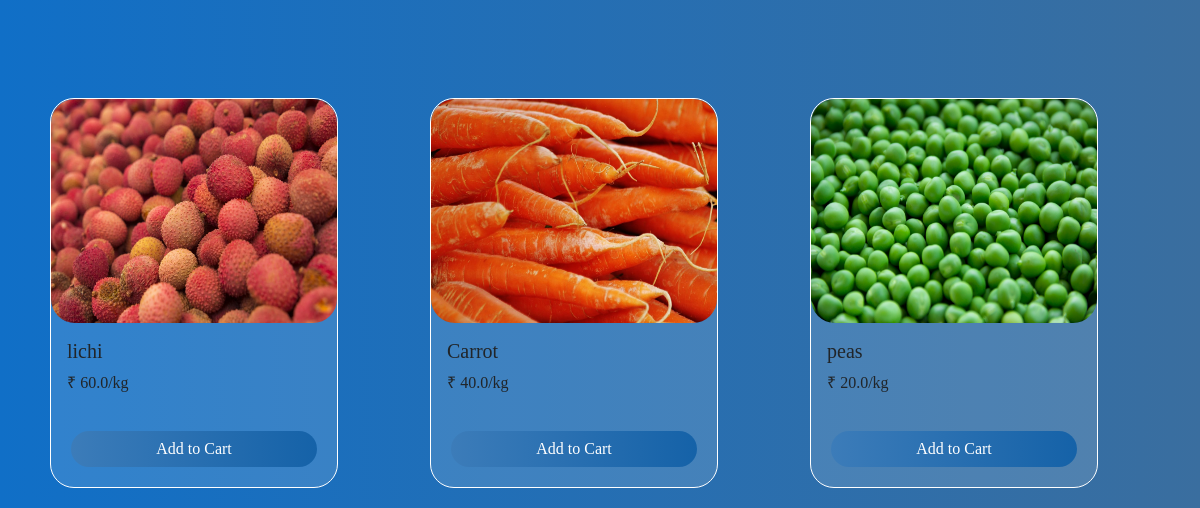
The app's page /products/ (lower part), older data.
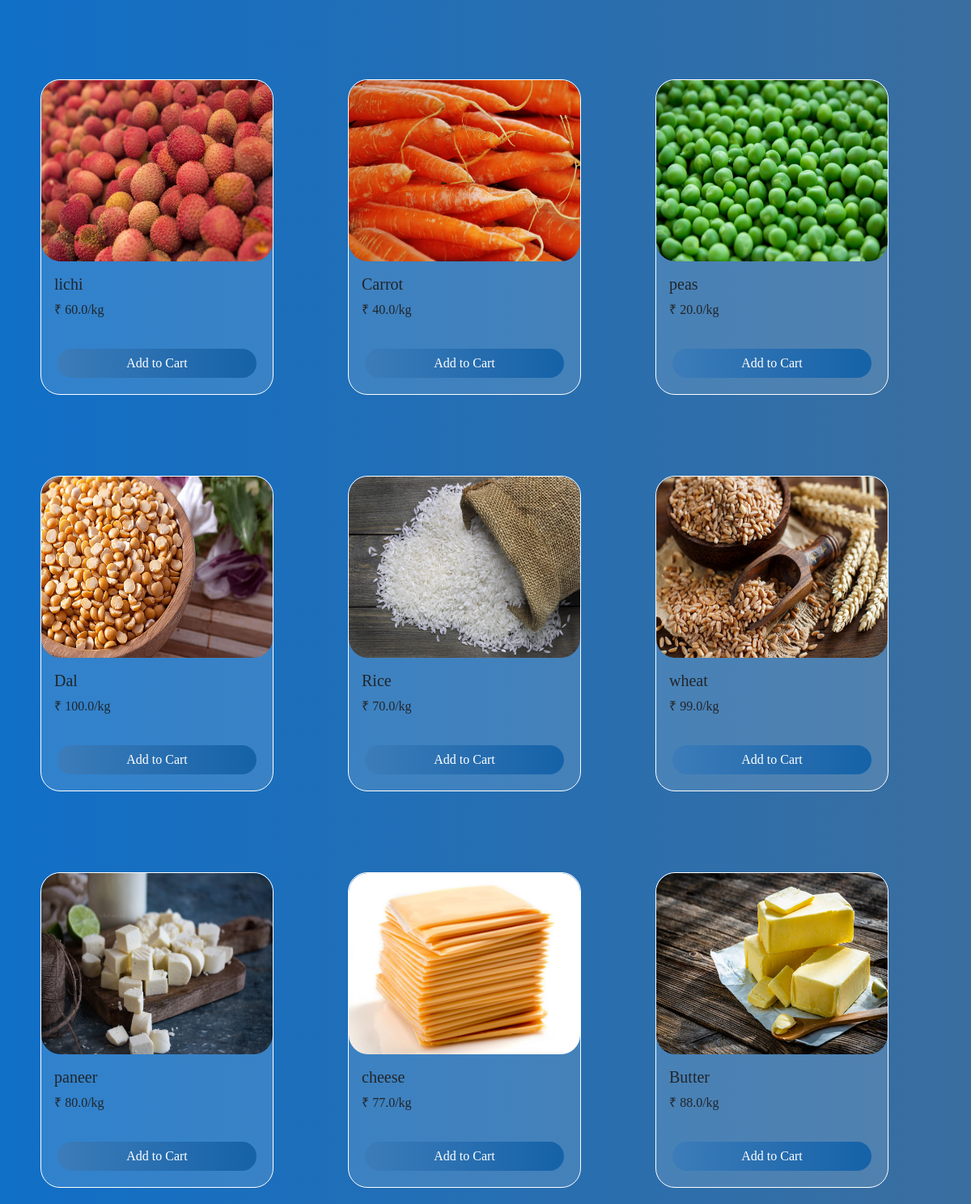
The same page, newer data.
### products/models.py (models this page shows, shortened)
class Product(models.Model):
    name = models.CharField(max_length=255)
    price = models.FloatField()
    stock = models.IntegerField()
    category = models.ForeignKey(Categorie, on_delete=models.CASCADE)
    image_url = models.ImageField(upload_to='Images/')

### products/views.py (the view, shortened to what this page needs)
# urls.py: path('', views.index),
def index(request):
    cart = request.session.get('cart')
    if not cart:
        request.session['cart'] = {}
    categories = Categorie.objects.all()
    categorie_id = request.GET.get('categorie')
    if categorie_id:
        if categorie_id == "10":
            print("suraj")
            products = Product.objects.all()
        else:
            products = Product.get_all_products_by_categorieid(categorie_id)
    else:
        products = Product.objects.all()
    data = {}
    data['products'] = products
    data['categories'] = categories
    product = request.POST.get('product')
    remove = request.POST.get('remove')
    return render(request, 'index.html', data)

### products/templatetags/cart.py (called while the page is built)
@register.filter(name='is_in_cart')
def is_in_cart(product, cart):
    keys = cart.keys()
    for id in keys:
        if int(id) == product.id:
            return True
    return False

### products/templates/index.html (shortened to what this page needs)
<!DOCTYPE html>
{% extends 'base.html' %}
{% block content %}
{% load cart %}
<div class="row" >
    {% for product in products %}
    <div class="col" style="padding: 20px" >
        <div class="card"
             style="width: 18rem; border-radius: 1.5rem;  ;
                     font-size: 20p; font-family: Comic Sans MS; margin-top: 60px; outline: none; border: none; background:rgba(256 256 256 / 13%); border:1px solid white;"
            id={{product.id}}>
            <img src="{{ product.image_url.url }}" class="card-img-top" alt="..."
                 style="width: 18 rem;height: 14rem;border-radius: 1.5rem">
            <div class="card-body" >
                <h5 class="card-title">{{ product.name }}</h5>
                <p class="card-text">&#8377 {{ product.price }}/kg</p>
            </div>
            <div class="card-footer row no-gutters"
                 style="background: none; outline: none; border: none; padding: 20px">
                {% if product|is_in_cart:request.session.cart %}
                <div class="row" >
                    <form action="/products/#{{product.id}}" method="post" class="col-2">
                        {% csrf_token %}
                        <input type="text" value="{{ product.id }}" hidden name="product">
                        <input type="text" value="True" hidden name="remove">
                        <input type="submit" value=" - " class="btn btn-block"
                               style="background: linear-gradient(to right, #3c7cb9, #1562a8); border-radius: 20px; outline: none; border: none; color: white;
                                            font-size: 15px">
                    </form>
                    <div class="text-center col">
                        {{product|count:request.session.cart}} in cart
                    </div>
                    <form action="/products/#{{product.id}}" method="post" class="col-2">
                        {% csrf_token %}
                        <input type="text" value="{{ product.id }}" hidden name="product">
                        <input type="submit" value=" + " class="btn btn-block"
                               style="background: linear-gradient(to right, #3c7cb9, #1562a8); border-radius: 20px; outline: none; border: none; color: white;
                                            font-size: 15px">
                    </form>
                </div>
                {% else %}
                <form action="/products/#{{product.id}}" method="post">
                    <button class="btn btn-primary"
                            style="background: linear-gradient(to right, #3c7cb9, #1562a8); border-radius: 20px; outline: none; border: none; width: 100%; border-color: black;"
                            type="submit" >Add to
                        Cart</button>
                </form>
                {% endif %}
            </div>
        </div>
    </div>
    {% endfor %}
</div>
{% endblock %}

### templates proj/base.html (shortened to what this page needs)
<!DOCTYPE html>
<html lang="en">
  <head>
    <link
      href="https://cdn.jsdelivr.net/npm/bootstrap@5.0.0-beta2/dist/css/bootstrap.min.css"
      rel="stylesheet"
    />
    <link
      rel="stylesheet"
      href="https://cdnjs.cloudflare.com/ajax/libs/font-awesome/5.15.3/css/fontawesome.min.css"
    />
    <link
      href="https://cdn.jsdelivr.net/npm/bootstrap@5.0.0-beta3/dist/css/bootstrap.min.css"
      rel="stylesheet"
    />
  </head>
  <body
    style="
      background: linear-gradient(to right, #106fc7, #3a6e9f);
    ">
    <div class="container">{% block content %} {% endblock %}</div>
  </body>
</html>

### templates proj/base.html (style rules this page uses)
body { background-color: #f3ebf6; }
body img { width: 100%; }

Row changes from the older to the newer data that the page shows:
added Product: image_url (picture), name "Dal", price "100.0"
added Product: image_url (picture), name "Rice", price "70.0"
added Product: image_url (picture), name "wheat", price "99.0"
added Product: image_url (picture), name "paneer", price "80.0"
added Product: image_url (picture), name "cheese", price "77.0"
added Product: image_url (picture), name "Butter", price "88.0"
